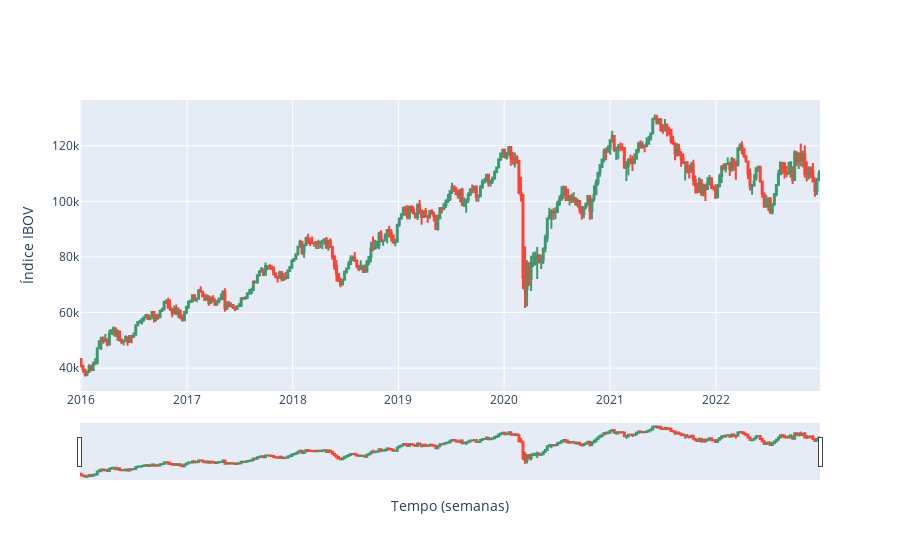

Notebook source saved alongside this figure:
### Code cell
import plotly.graph_objects as go

fig = go.Figure()

fig.add_trace(go.Candlestick(
    x = ibov.index,
    open = ibov.Open,
    close = ibov.Close,
    high = ibov.High,
    low = ibov.Low
))

fig.update_layout(
    xaxis_title='Tempo (semanas)',
    yaxis_title='Índice IBOV'
)

### Figure 1 — Plotly figure (JSON) as saved in the notebook; plotly's stock layout.template omitted (floating-point values rounded to 4 significant figures; data arrays with more than 128 entries replaced by an {"elided": "..."} marker saying what was removed)
{"data": [{"close": {"elided": "365 int values"}, "high": {"elided": "365 int values"}, "low": {"elided": "365 int values"}, "open": {"elided": "365 int values"}, "type": "candlestick", "x": {"elided": "365 str values"}}], "layout": {"xaxis": {"title": {"text": "Tempo (semanas)"}}, "yaxis": {"title": {"text": "Índice IBOV"}}}}
